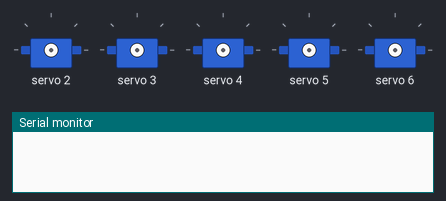
The sketch below on a simulated Arduino Uno, built with avr-gcc and run on an emulated ATmega328P. On the bench: 5 × servo, the last lines printed to the serial monitor.

Above: at 0.1 s.
At 5.26 s:
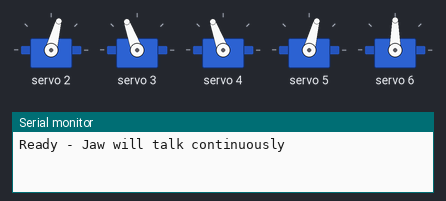
At 15.05 s:
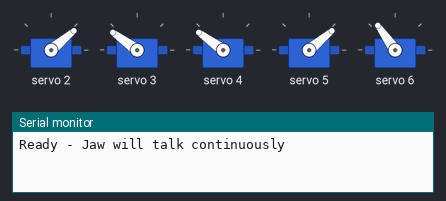
At 25.05 s:
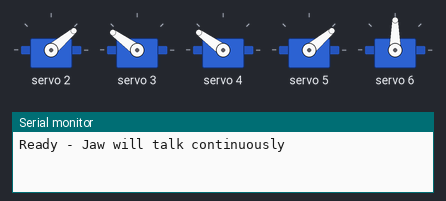
At 30.26 s:
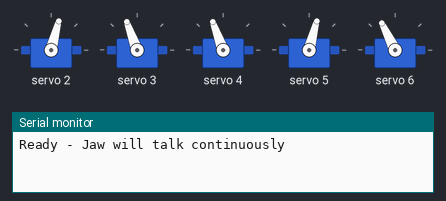
At 35.06 s:
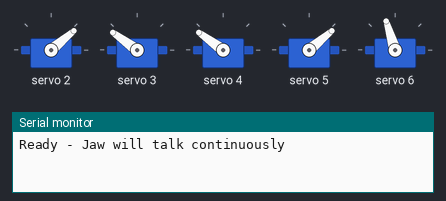
Timing chart, 0 to 40.0 s (numbered marks = the images above):
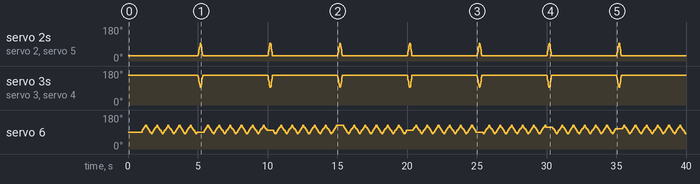

The sketch:

blink_jaw.ino
```cpp
#include <Wire.h>
#include <Adafruit_PWMServoDriver.h>

Adafruit_PWMServoDriver pca = Adafruit_PWMServoDriver();

// -----------------------------
// SERVO SETUP TABLE
// -----------------------------
struct ServoInfo {
  const char* name;
  int channel;
  int minAngle;
  int maxAngle;
  int center;
};

ServoInfo servos[] = {
  {"Eye Pan (L/R)",        0, 0, 180, 90},
  {"Eye Tilt (Up/Down)",   1, 0, 180, 90},
  {"Upper Eyelid Right",   2, 0, 180, 90},  // UER
  {"Lower Eyelid Right",   3, 0, 180, 90},  // LER
  {"Upper Eyelid Left",    4, 0, 180, 90},  // UEL
  {"Lower Eyelid Left",    5, 0, 180, 90},  // LEL
  {"Jaw",                  6, 80, 120, 90}  // JAW
};

const int SERVO_COUNT = sizeof(servos) / sizeof(servos[0]);

// -----------------------------
// WATCHDOG TIMER SETTINGS
// -----------------------------
unsigned long lastMoveTime = 0;
const unsigned long MOVE_TIMEOUT = 3000;
bool moveInProgress = false;

// -----------------------------
// SERVO PWM FUNCTION
// -----------------------------
void setServoAngle(uint8_t channel, float angle) {
  angle = constrain(angle, 0, 180);
  int pulse = map(angle, 0, 180, 102, 512);
  pca.setPWM(channel, 0, pulse);
}

// -----------------------------
// DETACH SERVO (Turn off PWM)
// -----------------------------
void detachServo(uint8_t channel) {
  pca.setPWM(channel, 0, 0);
}

// -----------------------------
// DETACH ALL SERVOS
// -----------------------------
void detachAllServos() {
  for(int i = 0; i < SERVO_COUNT; i++) {
    detachServo(servos[i].channel);
  }
}

// -----------------------------
// WATCHDOG FUNCTIONS
// -----------------------------
void startWatchdog() {
  lastMoveTime = millis();
  moveInProgress = true;
}

void stopWatchdog() {
  moveInProgress = false;
}

bool checkWatchdog() {
  if(moveInProgress && (millis() - lastMoveTime > MOVE_TIMEOUT)) {
    Serial.println("⚠️ WATCHDOG TIMEOUT!");
    detachAllServos();
    moveInProgress = false;
    return false;
  }
  return true;
}

// -----------------------------
// MULTI-SERVO SYNCHRONIZED MOVE
// -----------------------------
bool smoothMoveMulti(int channels[], float fromDeg[], float toDeg[], int count, int steps, int delayMs) {
  startWatchdog();

  float step[count];
  float angles[count];

  for (int i = 0; i < count; i++) {
    step[i] = (toDeg[i] - fromDeg[i]) / float(steps);
    angles[i] = fromDeg[i];
  }

  for (int s = 0; s <= steps; s++) {
    if(!checkWatchdog()) {
      return false;
    }

    for (int i = 0; i < count; i++) {
      setServoAngle(channels[i], angles[i]);
      angles[i] += step[i];
    }
    delay(delayMs);
  }

  stopWatchdog();
  return true;
}

// -----------------------------
// NATURAL QUICK BLINK (SYNCED)
// -----------------------------
void blinkQuick() {
  int ch[] = {2, 3, 4, 5};  // UER, LER, UEL, LEL

  // QUICK CLOSING (blink)
  float fromOpen[] = {30, 150, 150, 30};
  float toClose[]  = {90,  90,  90, 90};

  if(!smoothMoveMulti(ch, fromOpen, toClose, 4, 20, 5)) {
    Serial.println("❌ Blink close failed");
    return;
  }

  delay(40);

  // SMOOTH RE-OPEN
  float fromClose[] = {90, 90, 90, 90};
  float toOpen[]    = {30,150,150,30};

  if(!smoothMoveMulti(ch, fromClose, toOpen, 4, 15, 5)) {
    Serial.println("❌ Blink open failed");
  }

  delay(100);
  detachAllServos();
}

// -----------------------------
// CONTINUOUS JAW TALKING MOTION
// -----------------------------
void jawTalkContinuous() {
  static unsigned long lastMove = 0;
  static bool opening = true;
  static int angle = 90;
  unsigned long now = millis();

  // Control speed - adjust this value to change talking speed
  if (now - lastMove < 80) return;  // 80ms = moderate speed
  lastMove = now;

  // Animate jaw movement
  if (opening) {
    angle += 8;  // Adjust step size for smoother/faster movement
  } else {
    angle -= 8;
  }

  // Reverse direction at limits
  if (angle >= 120) {
    angle = 120;
    opening = false;
  }
  if (angle <= 80) {
    angle = 80;
    opening = true;
  }

  setServoAngle(6, angle);
}

// -----------------------------
// START WITH EYES FULLY OPEN
// -----------------------------
bool openEyesFully() {
  startWatchdog();

  setServoAngle(2, 30);     // UER open
  setServoAngle(3, 150);    // LER open
  setServoAngle(4, 150);    // UEL open
  setServoAngle(5, 30);     // LEL open

  delay(200);

  if(!checkWatchdog()) {
    Serial.println("❌ Failed to open eyes");
    return false;
  }

  stopWatchdog();
  detachAllServos();
  return true;
}

// -----------------------------
// SETUP
// -----------------------------
void setup() {
  Serial.begin(115200);
  Wire.begin();
  pca.begin();
  pca.setPWMFreq(50);

  delay(300);
  openEyesFully();
  delay(500);

  Serial.println("Ready - Jaw will talk continuously");
}

// -----------------------------
// LOOP
// -----------------------------
void loop() {
  // Blink every 5 seconds
  static unsigned long lastBlink = 0;
  if (millis() - lastBlink > 5000) {
    lastBlink = millis();
    blinkQuick();
  }

  // Jaw keeps talking continuously
  jawTalkContinuous();
}
```

Measured:
- by itself, servo 2, servo 5: repeats every 5.0 s: 40° 0.02 s, 50° 0.02 s, 60° 0.02 s, 70° 0.02 s, 79° 0.02 s, 89° 0.01 s, 93° 0.05 s, 88° 0.02 s, 75° 0.02 s, 62° 0.02 s, 49° 0.02 s, 36° 0.02 s, 28° 4.7 s, 31° 0.02 s
- by itself, servo 3, servo 4: repeats every 5.0 s: 144° 0.02 s, 134° 0.02 s, 125° 0.02 s, 115° 0.02 s, 105° 0.02 s, 95° 0.01 s, 93° 0.05 s, 97° 0.02 s, 110° 0.02 s, 122° 0.02 s, 136° 0.02 s, 148° 0.02 s, 157° 4.7 s, 154° 0.02 s
